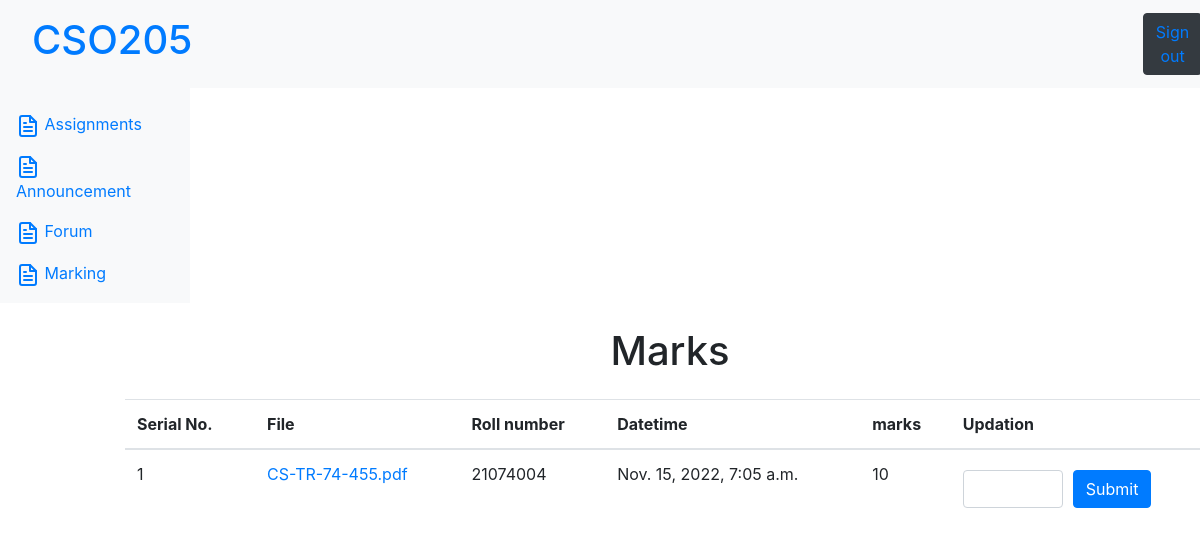
/p/marking/1/, run on the app's committed database.
### students/models.py (models this page shows)
class students_assignment(models.Model):
    file_submitted=models.FileField(null=True)
    submitted_on=models.DateTimeField(null=True)
    marks_reci=models.TextField(null=True)
    roll_number=models.TextField()
    file_name=models.TextField(null=True)
    assignments_id=models.TextField()

### professor/views.py (the view, shortened to what this page needs)
# urls.py: path('marking/<int:pk>/',views.marking),
def marking(request,*args, **kwargs):
    if not check_user(request):
        redirect('/')
    aid=kwargs.get('pk')
    all_assignments=students_assignment.objects.filter(assignments_id=str(aid))
    d1=dict()
    for i in range(len(all_assignments)):
        d2=dict()
        d2['file_submitted']=all_assignments[i].file_submitted
        d2['file_name']=all_assignments[i].file_name
        d2['roll_number']=all_assignments[i].roll_number
        d2['submitted_on']=all_assignments[i].submitted_on
        d2['marks_reci']=all_assignments[i].marks_reci
        print(d2['file_name'])
        if d2['file_name']==None:
            continue
        y=all_assignments[i].file_name
        y=y.split('.')
        qw=all_assignments[i].submitted_on
        d2["link"]=f"/static/upload/{sha256(str(qw).encode('utf-8')).hexdigest()}.{y[len(y)-1]}"
        print(y[len(y)-1])
        d2['marking_link']='/p/marking/'+str(aid)+'/' +str(d2['roll_number'])+'/'
        d1[i+1]=d2
    return render(request,'marking.html',{'d1':d1})

### professor/views.py (called while the page is built)
def check_user(request):
    ax=students.objects.filter(username=request.POST.get('username'))
    return request.user.is_authenticated and len(ax)==0

### templates/marking.html (shortened to what this page needs)
{% extends 'base.html' %}
{% block body %}
<div style="margin-left: 140px; width:1200px">
    <h1 class="text-center my-4">Marks</h1>
    {% for x,y in d1.items  %}
       <table class="table">
        <thead>
            <tr>
                <th scope="col" style="width:130px">Serial No.</th>
                <th scope="col">File</th>
                <th scope="col">Roll number</th>
                <th scope="col">Datetime</th>
                <th scope="col">marks</th>
                <th scope="col">Updation</th>
            </tr>
        </thead>
        <tr>
            <td>{{x}} </td>
            <td> <a href= {{y.link}} </a> {{y.file_submitted}} </td>
            <td> {{y.roll_number}} </td>
            <td> {{y.submitted_on}} </td>
            <td> {{y.marks_reci}} </td>
            <td>
                <form action= {{y.marking_link}} method="post"  >
                    <div class="form-group my-2" style="display:flex">
                        <input type="text" class="form-control" id="marks" name="marks" style="width:100px; margin-right:10px;">
                    <button type="submit" class="btn btn-primary">Submit</button>
                    </div>
                </form>
            </td>
        </tr>
       </table>
    </div>
    {% endfor %}
{% endblock body %}

### data on the page
students_assignment: file_submitted "CS-TR-74-455.pdf", roll_number "21074004", submitted_on "Nov. 15, 2022, 7:05 a.m.", marks_reci "10"

### other printed values
{{ x }} "1"
